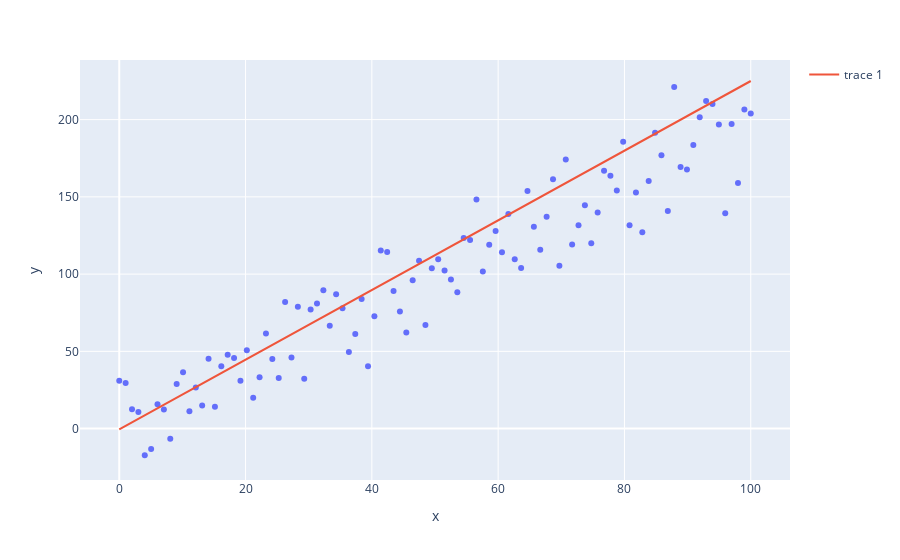

Notebook code for this chart:
### Code cell
fig = px.scatter(x=x, y = y)
fig.add_trace(Scatter(x = x,
                       y = w1_list[-1]+x*w2_list[-1]))
fig.show()
